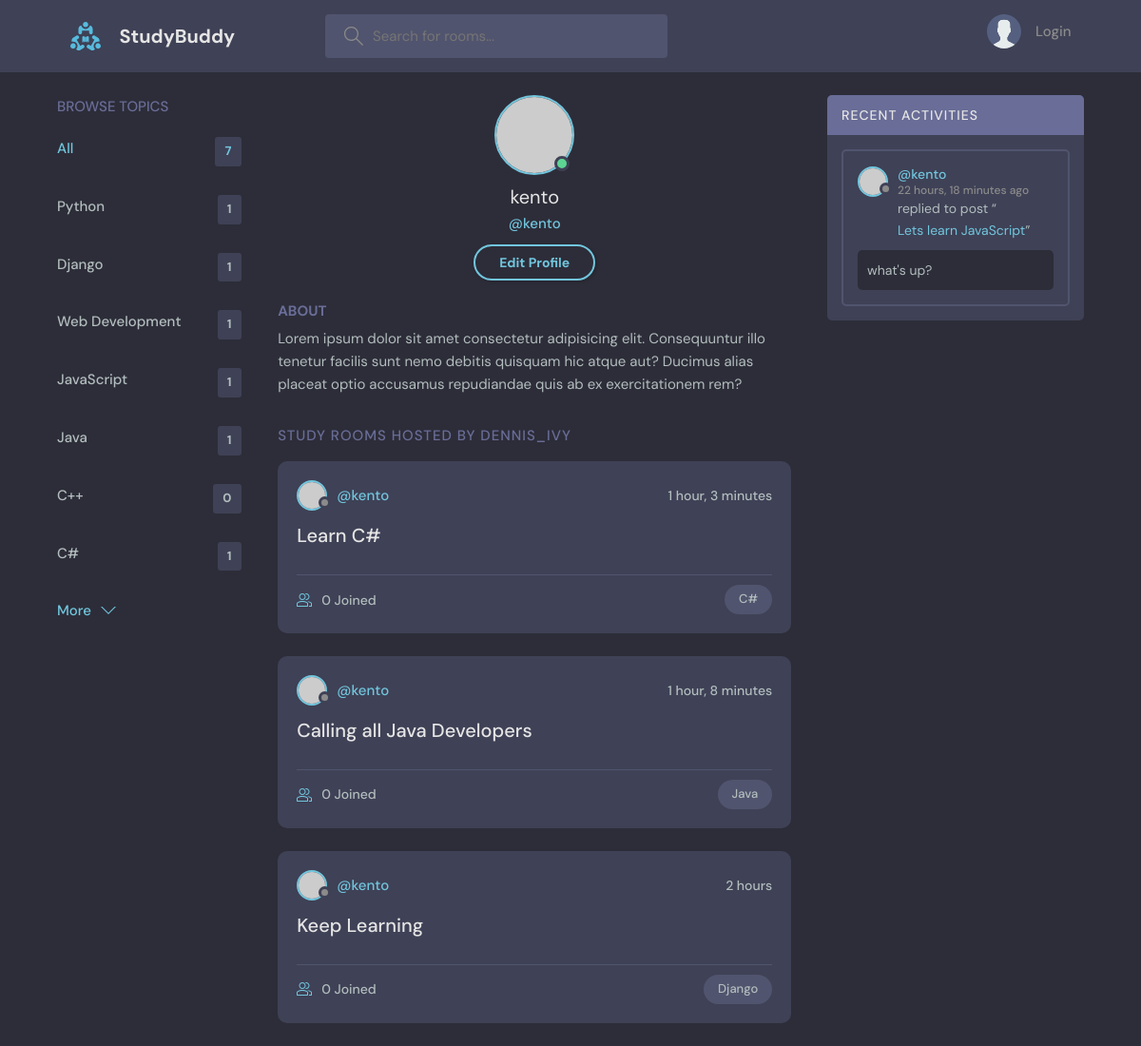
Screenshot of /profile/3/ with the database file from the repository.
### base/models.py (models this page shows, shortened)
class Topic(models.Model):
    name = models.CharField(max_length=200)

class Room(models.Model):
    host = models.ForeignKey(User, on_delete=models.SET_NULL, null=True)
    topic = models.ForeignKey(Topic, on_delete=models.SET_NULL, null=True)
    name = models.CharField(max_length=200)
    description = models.TextField(null=True, blank=True)
    participants = models.ManyToManyField(
        User, related_name='participants', blank=True)
    updated = models.DateTimeField(auto_now=True)
    created = models.DateTimeField(auto_now_add=True)
    class Meta:
        ordering = ['-updated', '-created']
    def __str__(self):
        return self.name

class Massage(models.Model):
    user = models.ForeignKey(User, on_delete=models.CASCADE)
    room = models.ForeignKey(Room, on_delete=models.CASCADE)
    body = models.TextField()
    updated = models.DateTimeField(auto_now=True)
    created = models.DateTimeField(auto_now_add=True)
    class Meta:
        ordering = ['-updated', '-created']

### base/views.py (the view)
# urls.py: path('profile/<str:pk>/', views.userProfile, name="user-profile"),
def userProfile(request, pk):
    user = User.objects.get(id=pk)
    rooms = user.room_set.all()
    room_messages = user.massage_set.all()
    topics = Topic.objects.all()
    context = {'user':user, 'rooms':rooms, 'room_messages':room_messages, 'topics':topics}
    return render(request, 'base/profile.html', context)

### base/templates/base/profile.html
{% extends 'main.html' %}
{% block content %}
  <main class="profile-page layout layout--3">
    <div class="container">
      {% include 'base/topics_component.html' %}
      <div class="roomList">
        <div class="profile">
          <div class="profile__avatar">
            <div class="avatar avatar--large active">
              <img src="https://randomuser.me/api/portraits/men/11.jpg" />
            </div>
          </div>
          <div class="profile__info">
            <h3>{{user.username}}</h3>
            <p>@{{user.username}}</p>
            <a href="edit-user.html" class="btn btn--main btn--pill">Edit Profile</a>
          </div>
          <div class="profile__about">
            <h3>About</h3>
            <p>
              Lorem ipsum dolor sit amet consectetur adipisicing elit. Consequuntur illo tenetur
              facilis sunt nemo debitis quisquam hic atque aut? Ducimus alias placeat optio
              accusamus repudiandae quis ab ex exercitationem rem?
            </p>
          </div>
        </div>
        <div class="roomList__header">
          <div>
            <h2>Study Rooms Hosted by dennis_ivy</a>
            </h2>
          </div>
        </div>
        {% include 'base/feed_component.html' %}
      </div>
      {% include 'base/activity_component.html' %}
    </div>
  </main>
{% endblock content%}

### base/templates/base/topics_component.html
<div class="topics">
    <div class="topics__header">
      <h2>Browse Topics</h2>
    </div>
    <ul class="topics__list">
      <li>
        <a href="{% url 'home' %}" class="active">All <span>{{topics.count}}</span></a>
      </li>
      {% for topic in topics %}
      <li>
        <a href="{% url 'home' %}?q={{topic.name}}">{{topic.name}} <span>{{topic.room_set.all.count}}</span></a>
      </li>
      {% endfor %}
    </ul>
    <a class="btn btn--link" href="topics.html">
      More
      <svg version="1.1" xmlns="http://www.w3.org/2000/svg" width="32" height="32" viewBox="0 0 32 32">
        <title>chevron-down</title>
        <path d="M16 21l-13-13h-3l16 16 16-16h-3l-13 13z"></path>
      </svg>
    </a>
  </div>

### base/templates/base/feed_component.html (shortened to what this page needs)
{% for room in rooms %}
<div class="roomListRoom">
    <div class="roomListRoom__header">
      <a href="{% url 'user-profile' room.host.id %}" class="roomListRoom__author">
        <div class="avatar avatar--small">
          <img src="https://randomuser.me/api/portraits/women/11.jpg" />
        </div>
        <span>@{{room.host.username}}</span>
      </a>
      <div class="roomListRoom__actions">
        <span>{{room.created|timesince}}</span>
      </div>
    </div>
    <div class="roomListRoom__content">
      <a href="{% url 'room' room.id %}">{{room.name}}</a>
    </div>
    <div class="roomListRoom__meta">
      <a href="{% url 'room' room.id %}" class="roomListRoom__joined">
        {{room.participants.all.count}} Joined
      </a>
      <p class="roomListRoom__topic">{{room.topic.name}}</p>
    </div>
  </div>
{% endfor %}

### base/templates/base/activity_component.html (shortened to what this page needs)
<div class="activities">
    <div class="activities__header">
      <h2>Recent Activities</h2>
    </div>
    {% for message in room_messages %}
    <div class="activities__box">
      <div class="activities__boxHeader roomListRoom__header">
        <a href="{% url 'user-profile' message.user.id %}" class="roomListRoom__author">
          <div class="avatar avatar--small">
            <img src="https://randomuser.me/api/portraits/women/11.jpg" />
          </div>
          <p>
            @{{message.user}}
            <span>{{message.created|timesince}} ago</span>
          </p>
        </a>
      </div>
      <div class="activities__boxContent">
        <p>replied to post “<a href="{% url 'room' message.room.id %}">{{message.room}}</a>”</p>
        <div class="activities__boxRoomContent">
          {{message.body}}
        </div>
      </div>
    </div>
    {% endfor %}
  </div>

### rows the page displays
Topic: name "Python", room_set.all.count "1"
Topic: name "Django", room_set.all.count "1"
Topic: name "Web Development", room_set.all.count "1"
Topic: name "JavaScript", room_set.all.count "1"
Topic: name "Java", room_set.all.count "1"
Topic: name "C++", room_set.all.count "0"
Topic: name "C#", room_set.all.count "1"
Room: host.username "kento", created "1 hour, 3 minutes", name "Learn C#", participants.all.count "0", topic.name "C#"
Room: host.username "kento", created "1 hour, 8 minutes", name "Calling all Java Developers", participants.all.count "0", topic.name "Java"
Room: host.username "kento", created "2 hours", name "Keep Learning", participants.all.count "0", topic.name "Django"
Massage: user "kento", created "22 hours, 18 minutes", room "Lets learn JavaScript", body "what's up?"

### other values shown
{{ topics.count }} "7"
{{ user.username }} "kento"
